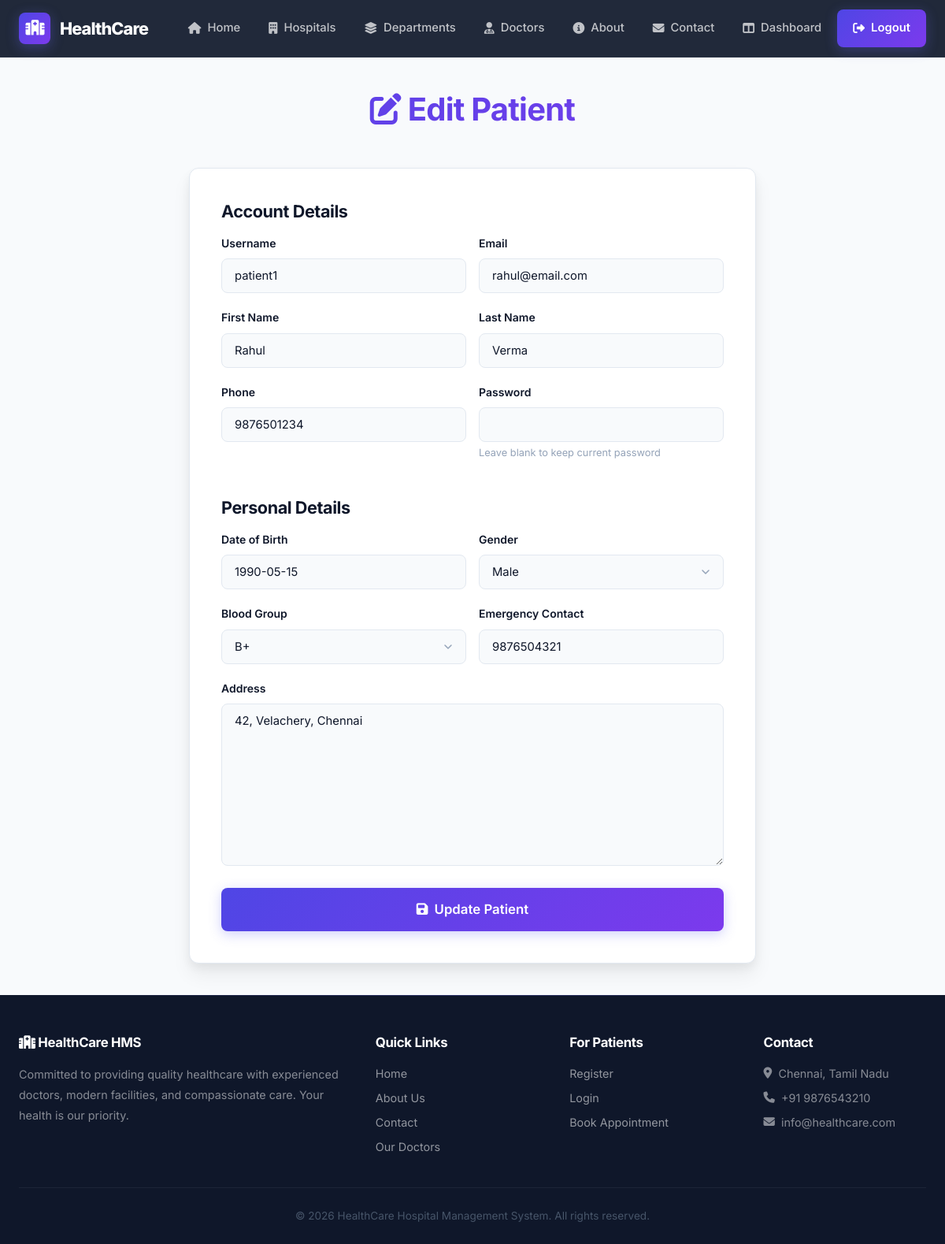
Page /dashboard/patient/3/edit/ (signed in) on the committed database.
### accounts/models.py (models this page shows, shortened)
class User(AbstractUser):
    ROLE_CHOICES = (
        ('ADMIN', 'Admin'),
        ('DOCTOR', 'Doctor'),
        ('PATIENT', 'Patient'),
    )
    role = models.CharField(
        max_length=20,
        choices=ROLE_CHOICES,
        default='PATIENT'
    )
    phone = models.CharField(max_length=15)

### hospital/models.py (models this page shows, shortened)
class Patient(models.Model):
    GENDER_CHOICES = (
        ("Male", "Male"),
        ("Female", "Female"),
        ("Other", "Other"),
    )
    BLOOD_GROUP_CHOICES = (
        ("A+", "A+"),
        ("A-", "A-"),
        ("B+", "B+"),
        ("B-", "B-"),
        ("AB+", "AB+"),
        ("AB-", "AB-"),
        ("O+", "O+"),
        ("O-", "O-"),
    )
    user = models.OneToOneField(
        settings.AUTH_USER_MODEL,
        on_delete=models.CASCADE,
        limit_choices_to={"role": "PATIENT"},
    )
    date_of_birth = models.DateField()
    gender = models.CharField(
        max_length=10,
        choices=GENDER_CHOICES,
    )
    blood_group = models.CharField(
        max_length=5,
        choices=BLOOD_GROUP_CHOICES,
    )
    address = models.TextField()
    emergency_contact = models.CharField(
        max_length=15
    )
    created_at = models.DateTimeField(
        auto_now_add=True
    )

### dashboard/views.py (the view)
# urls.py: path("patient/<int:pk>/edit/", views.edit_patient, name="edit_patient"),
@login_required
def edit_patient(request, pk):
    patient = get_object_or_404(Patient.objects.select_related("user"), pk=pk)
    if request.method == "POST":
        user_form = PatientUserForm(request.POST, instance=patient.user)
        profile_form = PatientProfileForm(request.POST, instance=patient)
        if user_form.is_valid() and profile_form.is_valid():
            user = user_form.save(commit=False)
            password = user_form.cleaned_data.get("password")
            if password:
                user.set_password(password)
            user.save()
            profile_form.save()
            messages.success(request, "Patient updated successfully.")
            return redirect("admin_patient_list")
    else:
        user_form = PatientUserForm(instance=patient.user)
        profile_form = PatientProfileForm(instance=patient)
    return render(request, "dashboard/add_patient.html", {
        "user_form": user_form, "profile_form": profile_form, "editing": True
    })

### dashboard/forms.py
class PatientUserForm(forms.ModelForm):
    password = forms.CharField(widget=forms.PasswordInput, required=False, help_text="Leave blank to keep current password")
    class Meta:
        model = User
        fields = ["username", "first_name", "last_name", "email", "phone"]
    def __init__(self, *args, **kwargs):
        super().__init__(*args, **kwargs)
        if self.instance.pk:
            self.fields["password"].required = False
            self.fields["password"].help_text = "Leave blank to keep current password"

class PatientProfileForm(forms.ModelForm):
    class Meta:
        model = Patient
        fields = ["date_of_birth", "gender", "blood_group", "address", "emergency_contact"]

### dashboard/templates/dashboard/add_patient.html (shortened to what this page needs)
{% extends 'base.html' %}
{% block content %}
<div class="page-header animate-in">
    <h1><i class="fas fa-{% if editing %}edit{% else %}plus-circle{% endif %}"></i> {% if editing %}Edit Patient{% else %}Add Patient{% endif %}</h1>
</div>
<div class="form-card wide animate-in animate-in-1">
    <form method="POST">
        <h3 style="margin-bottom:1rem;">Account Details</h3>
        <div class="form-row">
            <div class="form-group">
                <label>Username</label>
                {{ user_form.username }}
            </div>
            <div class="form-group">
                <label>Email</label>
                {{ user_form.email }}
            </div>
        </div>
        <div class="form-row">
            <div class="form-group">
                <label>First Name</label>
                {{ user_form.first_name }}
            </div>
            <div class="form-group">
                <label>Last Name</label>
                {{ user_form.last_name }}
            </div>
        </div>
        <div class="form-row">
            <div class="form-group">
                <label>Phone</label>
                {{ user_form.phone }}
            </div>
            <div class="form-group">
                <label>Password</label>
                {{ user_form.password }}
                {% if user_form.password.help_text %}<div style="font-size:0.8rem;color:var(--text-muted);margin-top:0.25rem;">{{ user_form.password.help_text }}</div>{% endif %}
            </div>
        </div>
        <h3 style="margin:1.5rem 0 1rem;">Personal Details</h3>
        <div class="form-row">
            <div class="form-group">
                <label>Date of Birth</label>
                {{ profile_form.date_of_birth }}
            </div>
            <div class="form-group">
                <label>Gender</label>
                {{ profile_form.gender }}
            </div>
        </div>
        <div class="form-row">
            <div class="form-group">
                <label>Blood Group</label>
                {{ profile_form.blood_group }}
            </div>
            <div class="form-group">
                <label>Emergency Contact</label>
                {{ profile_form.emergency_contact }}
            </div>
        </div>
        <div class="form-group">
            <label>Address</label>
            {{ profile_form.address }}
        </div>
        <button type="submit" class="btn btn-primary btn-block btn-lg">
            <i class="fas fa-save"></i> {% if editing %}Update Patient{% else %}Save Patient{% endif %}
        </button>
    </form>
</div>
{% endblock %}

### rows in the picture
User: username "patient1", email "rahul@email.com", first_name "Rahul", last_name "Verma", phone "9876501234"
Patient: date_of_birth "1990-05-15", gender "Male", blood_group "B+", emergency_contact "9876504321", address "42, Velachery, Chennai"

### other values in the picture
{{ user_form.password.help_text }} "Leave blank to keep current password"
